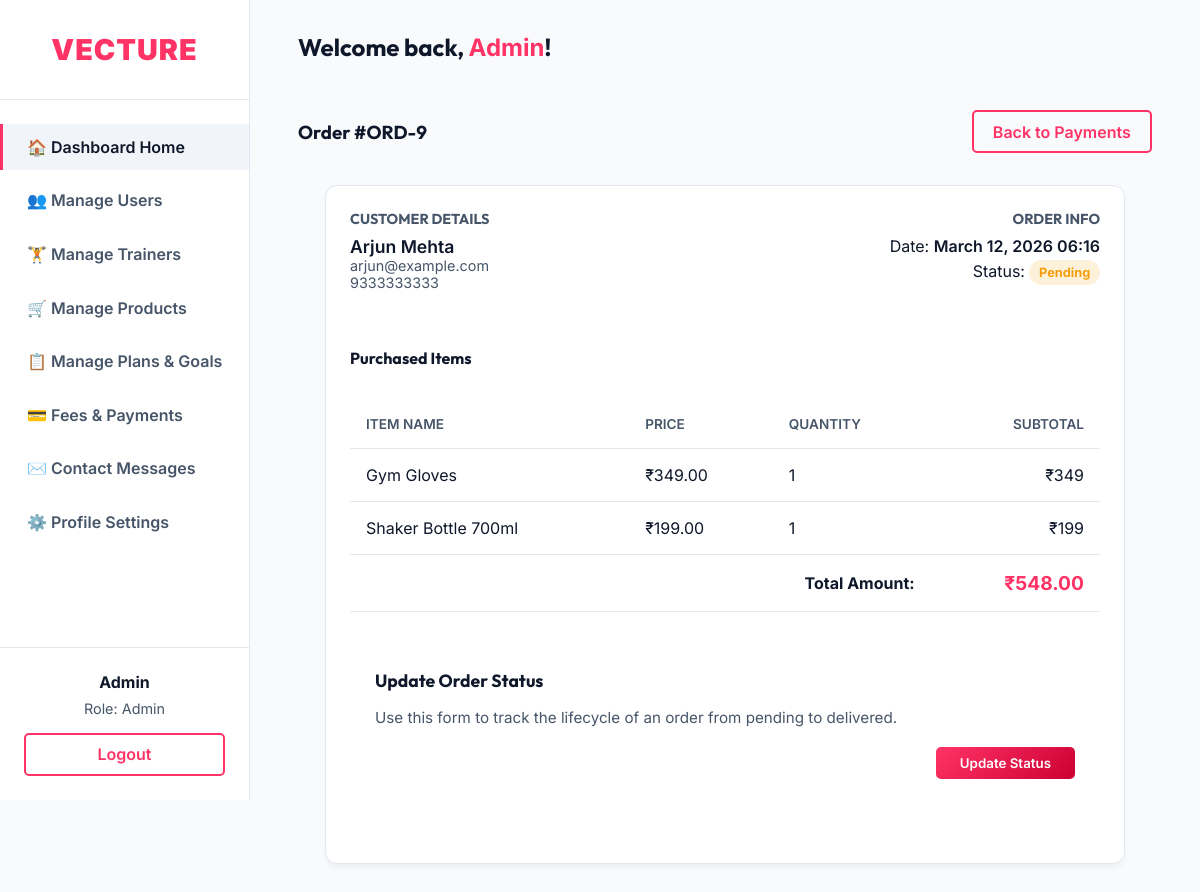
The app's page /dashboard/admin/payments/9/ (signed in) with its own data.
### accounts/models.py (models this page shows, shortened)
class User(AbstractUser):
    ROLE_CHOICES = (
        ('admin', 'Admin'),
        ('trainer', 'Trainer'),
        ('member', 'Member'),
    )
    MEMBER_TYPE_CHOICES = (
        ('online', 'Online'),
        ('offline', 'Offline'),
    )
    role = models.CharField(max_length=20, choices=ROLE_CHOICES, default='member')
    member_type = models.CharField(max_length=20, choices=MEMBER_TYPE_CHOICES, blank=True, null=True)
    phone_no = models.CharField(max_length=20, blank=True, null=True)

### shop/models.py (models this page shows, shortened)
class Order(models.Model):
    STATUS_CHOICES = (
        ('pending', 'Pending'),
        ('paid', 'Paid'),
        ('shipped', 'Shipped'),
        ('delivered', 'Delivered'),
        ('cancelled', 'Cancelled'),
    )
    member = models.ForeignKey(User, on_delete=models.CASCADE, related_name='orders')
    date_ordered = models.DateTimeField(auto_now_add=True)
    total_amount = models.DecimalField(max_digits=10, decimal_places=2, default=0.00)
    status = models.CharField(max_length=20, choices=STATUS_CHOICES, default='pending')

class OrderItem(models.Model):
    order = models.ForeignKey(Order, on_delete=models.CASCADE, related_name='items')
    product = models.ForeignKey(Product, on_delete=models.SET_NULL, null=True)
    quantity = models.IntegerField(default=1)
    price_at_purchase = models.DecimalField(max_digits=10, decimal_places=2)

class Product(models.Model):
    category = models.ForeignKey(Category, on_delete=models.SET_NULL, null=True)
    name = models.CharField(max_length=200)
    description = models.TextField()
    price = models.DecimalField(max_digits=10, decimal_places=2)
    image = models.ImageField(upload_to='products/', blank=True, null=True)
    is_active = models.BooleanField(default=True)

### dashboard/views.py (the view, shortened to what this page needs)
# urls.py: path('admin/payments/<int:order_id>/', views.admin_payment_detail, name='admin_payment_detail'),
@login_required
def admin_payment_detail(request, order_id):
    if not (request.user.is_superuser or request.user.role == 'admin'):
        return redirect('core:home')
    order = get_object_or_404(Order, id=order_id)
    return render(request, 'dashboard/admin/payments/detail.html', {'order': order})

### templates/dashboard/admin/payments/detail.html (shortened to what this page needs)
{% extends 'dashboard/base_dashboard.html' %}
{% block dashboard_content %}
<div class="topbar" style="margin-bottom: 2rem;">
    <h3 style="margin-bottom: 0;">Order #ORD-{{ order.id }}</h3>
    <a href="{% url 'dashboard:admin_payments' %}" class="btn btn-outline">Back to Payments</a>
</div>
<div class="card" style="max-width: 800px; margin: 0 auto;">
    <div style="display: flex; justify-content: space-between; align-items: flex-start; margin-bottom: 2rem; border-bottom: 1px solid rgba(255,255,255,0.1); padding-bottom: 1.5rem;">
        <div>
            <h4 style="color: var(--text-muted); font-size: 0.9rem; text-transform: uppercase;">Customer Details</h4>
            <p style="font-size: 1.1rem; font-weight: 600; margin-top: 0.5rem;">{{ order.member.get_full_name|default:order.member.username }}</p>
            <p style="color: var(--text-muted); font-size: 0.9rem;">{{ order.member.email }}</p>
            <p style="color: var(--text-muted); font-size: 0.9rem;">{{ order.member.phone_no }}</p>
        </div>
        <div style="text-align: right;">
            <h4 style="color: var(--text-muted); font-size: 0.9rem; text-transform: uppercase;">Order Info</h4>
            <p style="margin-top: 0.5rem;">Date: <span style="font-weight: 600;">{{ order.date_ordered|date:"F d, Y H:i" }}</span></p>
            <p style="margin-top: 0.3rem;">Status:
                <span class="badge {% if order.status == 'Paid' or order.status == 'delivered' or order.status == 'paid' %}bg-success{% elif order.status == 'pending' %}bg-warning{% else %}bg-info{% endif %}">
                    {{ order.status|title }}
                </span>
            </p>
        </div>
    </div>
    <h4 style="margin-bottom: 1rem;">Purchased Items</h4>
    <div class="table-responsive" style="margin-bottom: 2rem;">
        <table>
            <thead>
                <tr>
                    <th>Item Name</th>
                    <th>Price</th>
                    <th>Quantity</th>
                    <th style="text-align: right;">Subtotal</th>
                </tr>
            </thead>
            <tbody>
                {% for item in order.items.all %}
                <tr>
                    <td>{{ item.product.name }}</td>
                    <td>&#8377;{{ item.price_at_purchase }}</td>
                    <td>{{ item.quantity }}</td>
                    <td style="text-align: right;">&#8377;{% widthratio item.price_at_purchase 1 item.quantity %}</td>
                </tr>
                {% empty %}
                <tr>
                    <td colspan="4" style="text-align: center;">No items found.</td>
                </tr>
                {% endfor %}
            </tbody>
            <tfoot>
                <tr>
                    <td colspan="3" style="text-align: right; font-weight: bold; border-top: 1px solid rgba(255,255,255,0.1); padding-top: 1rem;">Total Amount:</td>
                    <td style="text-align: right; font-weight: bold; font-size: 1.2rem; color: var(--primary); border-top: 1px solid rgba(255,255,255,0.1); padding-top: 1rem;">&#8377;{{ order.total_amount }}</td>
                </tr>
            </tfoot>
        </table>
    </div>
    <div style="background: rgba(255,255,255,0.02); padding: 1.5rem; border-radius: 8px; border: 1px solid rgba(255,255,255,0.05); margin-bottom: 2rem;">
        <h4 style="margin-bottom: 1rem; font-size: 1.1rem;">Update Order Status</h4>
        <p style="color: var(--text-muted); font-size: 0.95rem; margin-bottom: 1rem;">Use this form to track the lifecycle of an order from pending to delivered.</p>
        <form method="POST" style="display: flex; gap: 1rem; align-items: center;">
            <select name="status" style="padding: 0.5rem; background: rgba(255,255,255,0.05); color: white; border: 1px solid rgba(255,255,255,0.2); border-radius: 5px; flex: 1;">
                <option value="pending" {% if order.status == 'pending' %}selected{% endif %}>Pending</option>
            </select>
            <button type="submit" class="btn" style="padding: 0.5rem 1.5rem;">Update Status</button>
        </form>
    </div>
</div>
{% endblock %}

### templates/dashboard/base_dashboard.html (shortened to what this page needs)
<!DOCTYPE html>
<html lang="en">
<head>
</head>
<body>
    <nav class="sidebar">
        <div class="sidebar-header">
            <a href="{% url 'core:home' %}" class="brand">Vecture</a>
        </div>
        <ul class="sidebar-menu" id="sidebarMenu">
            <li><a href="{% url 'dashboard:dashboard_home' %}" class="active">🏠 Dashboard Home</a></li>
            {% if user.role == 'admin' or user.is_superuser %}
                <li><a href="{% url 'dashboard:admin_users' %}">👥 Manage Users</a></li>
                <li><a href="{% url 'dashboard:admin_trainers' %}">🏋️ Manage Trainers</a></li>
                <li><a href="{% url 'dashboard:admin_products' %}">🛒 Manage Products</a></li>
                <li><a href="{% url 'dashboard:admin_plans' %}">📋 Manage Plans & Goals</a></li>
                <li><a href="{% url 'dashboard:admin_payments' %}">💳 Fees & Payments</a></li>
                <li><a href="{% url 'dashboard:admin_messages' %}">✉️ Contact Messages</a></li>
            {% endif %}
            {% if user.role == 'admin' or user.is_superuser %}
                <li><a href="{% url 'dashboard:admin_profile' %}">⚙️ Profile Settings</a></li>
            {% elif user.role == 'trainer' %}
                <li><a href="{% url 'dashboard:trainer_profile' %}">⚙️ Profile Settings</a></li>
            {% elif user.role == 'member' %}
                <li><a href="{% url 'dashboard:member_profile' %}">⚙️ Profile Settings</a></li>
            {% endif %}
        </ul>
        <div class="user-info" id="sidebarUserInfo">
            <p style="font-weight: bold; margin-bottom: 0.5rem;">{{ user.username|title }}</p>
            <p style="color: var(--text-muted); font-size: 0.9rem; margin-bottom: 1rem;">Role: {{ user.get_role_display }}</p>
            <a href="{% url 'accounts:logout' %}" class="btn btn-outline" style="width: 100%; display:block; text-align:center;">Logout</a>
        </div>
    </nav>
    <main class="main-content">
        <div class="topbar">
            <h2>Welcome back, <span style="color: var(--primary);">{{ user.username|title }}</span>!</h2>
        </div>
        {% block dashboard_content %}{% endblock %}
    </main>
</body>
</html>

### templates/dashboard/base_dashboard.html (style rules this page uses)
:root { --primary: #FF3366; --primary-dark: #cc0033; --bg-dark: #f8fafc; --bg-card: #ffffff; --bg-hover: #f1f5f9; --text-light: #0f172a; --text-muted: #475569; --border: #e2e8f0; --sidebar-width: 250px; }
* { margin: 0; padding: 0; box-sizing: border-box; font-family: 'Inter', sans-serif; }
body { background-color: var(--bg-dark); color: var(--text-light); display: flex; min-height: 100vh; }
h1, h2, h3, h4 { font-family: 'Outfit', sans-serif; }
.sidebar { width: var(--sidebar-width); background-color: var(--bg-card); border-right: 1px solid var(--border); display: flex; flex-direction: column; position: fixed; height: 100vh; overflow-y: auto; z-index: 100; }
.sidebar-header { padding: 2rem 1.5rem; text-align: center; border-bottom: 1px solid var(--border); }
.sidebar-header .brand { font-size: 1.8rem; color: var(--primary); text-decoration: none; font-weight: 900; letter-spacing: 1px; text-transform: uppercase; }
.sidebar-menu { list-style: none; flex-grow: 1; padding: 1.5rem 0; }
.sidebar-menu li { margin-bottom: 0.5rem; }
.sidebar-menu a { display: block; padding: 0.8rem 1.5rem; color: var(--text-muted); text-decoration: none; font-weight: 600; transition: all 0.3s; border-left: 3px solid transparent; }
.sidebar-menu a:hover, .sidebar-menu a.active { color: var(--text-light); background-color: var(--bg-hover); border-left-color: var(--primary); }
.user-info { padding: 1.5rem; border-top: 1px solid var(--border); text-align: center; }
.main-content { flex-grow: 1; margin-left: var(--sidebar-width); padding: 2rem 3rem; overflow-y: auto; width: 100%; }
.topbar { display: flex; justify-content: space-between; align-items: center; margin-bottom: 3rem; }
.card { background: var(--bg-card); border-radius: 12px; padding: 1.5rem; border: 1px solid var(--border); box-shadow: 0 4px 6px -1px rgba(0, 0, 0, 0.05); margin-bottom: 1.5rem; }
.btn { background: linear-gradient(135deg, var(--primary), var(--primary-dark)); color: white; padding: 0.6rem 1.2rem; border-radius: 5px; text-decoration: none; font-weight: 600; border: none; cursor: pointer; transition: transform 0.3s, box-shadow 0.3s; display: inline-flex; align-items: center; justify-content: center; }
.btn-outline { background: transparent; border: 2px solid var(--primary); color: var(--primary); }
input[type="text"], input[type="email"], input[type="password"], input[type="number"], input[type="date"], select, textarea, input[type="url"], input[type="tel"] { width: 100%; padding: 0.8rem; background: var(--bg-dark); color: var(--text-light); border: 1px solid var(--border); border-radius: 6px; font-size: 0.95rem; transition: border-color 0.3s, box-shadow 0.3s; }
.table-responsive { overflow-x: auto; width: 100%; }
table { width: 100%; border-collapse: collapse; margin-top: 1rem; }
th, td { padding: 1rem; text-align: left; border-bottom: 1px solid var(--border); }
th { color: var(--text-muted); font-weight: 600; text-transform: uppercase; font-size: 0.85rem; }
.badge { padding: 0.3rem 0.6rem; border-radius: 20px; font-size: 0.8rem; font-weight: bold; }
.bg-warning { background: rgba(245, 158, 11, 0.15); color: #f59e0b; }
select option { background-color: var(--bg-card); color: var(--text-light); }

### records on screen
User: username "Admin", role "Admin"
Order: id "9", member.get_full_name "Arjun Mehta", member.email "arjun@example.com", member.phone_no "9333333333", date_ordered "March 12, 2026 06:16", status "Pending", total_amount "548.00"
OrderItem: product.name "Gym Gloves", price_at_purchase "349.00", quantity "1", price_at_purchase+quantity "349"
OrderItem: product.name "Shaker Bottle 700ml", price_at_purchase "199.00", quantity "1", price_at_purchase+quantity "199"
